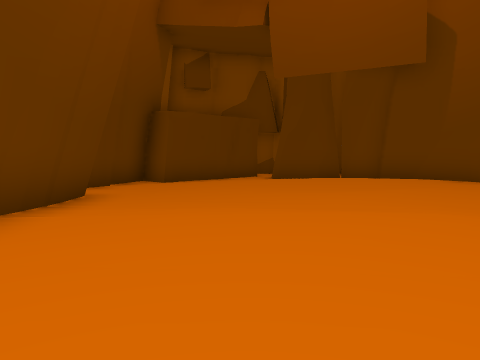
View 1 (above)

12 first-person views from a walk through a scene from a Unity 3-D project. The camera is 1.3 m above the floor, tilts 4° down and sees 70° across. The floor is counted in squares, 2 m on a side. Each view is taken from the middle of a square. On the plan, view 1 faces up. The plan holds only what a view shows up to about 10 squares ahead; the rest is blank. The place goes on beyond the plan. Some animated figures are left out.

View 2
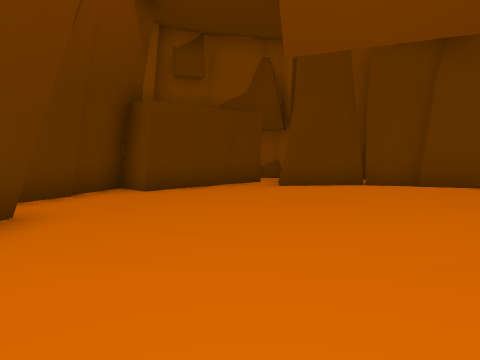

View 3
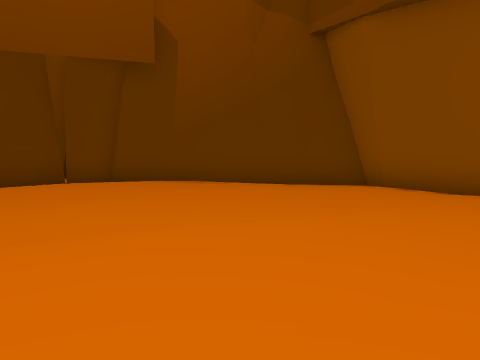

View 4
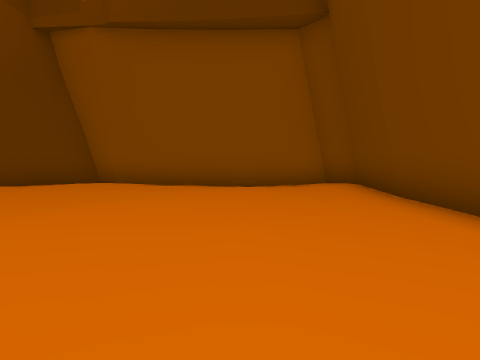

View 5
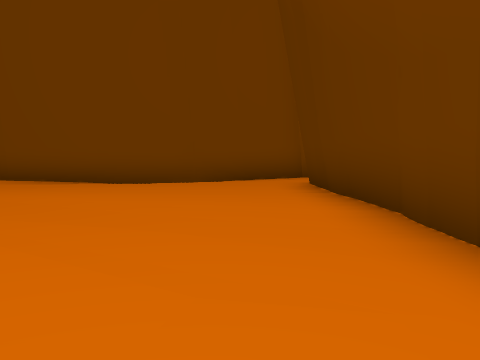

View 6
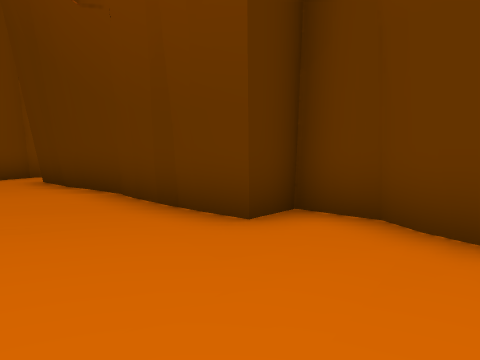

View 7
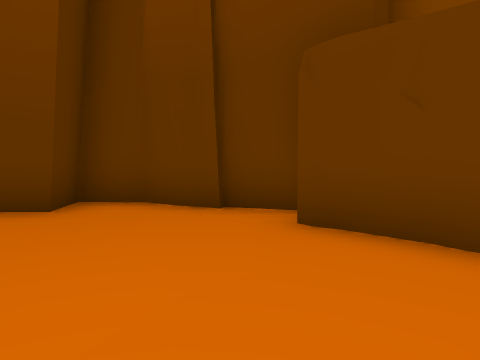

View 8
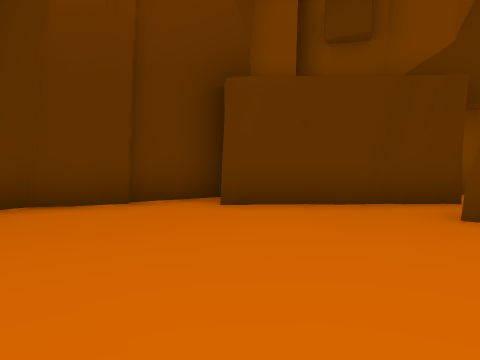

View 9
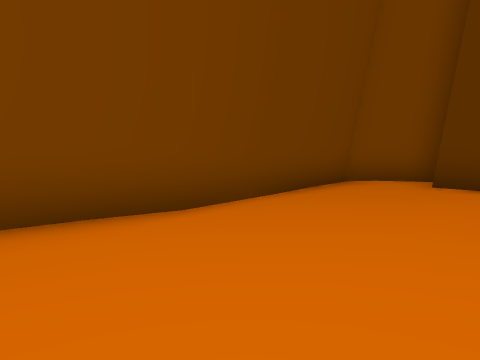

View 10
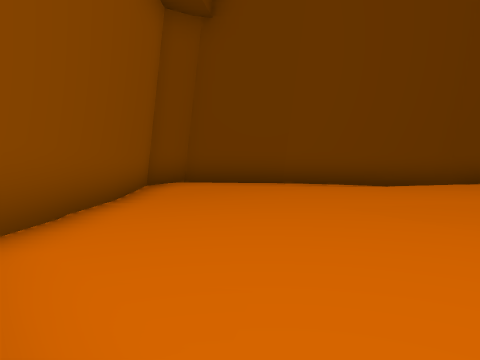

View 11
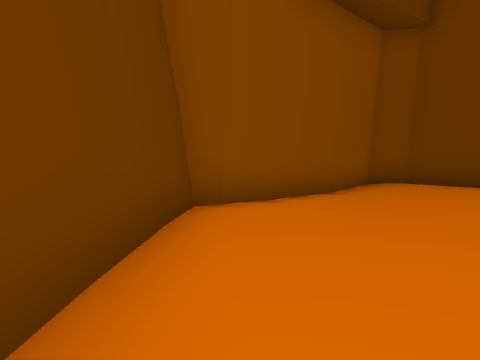

View 12
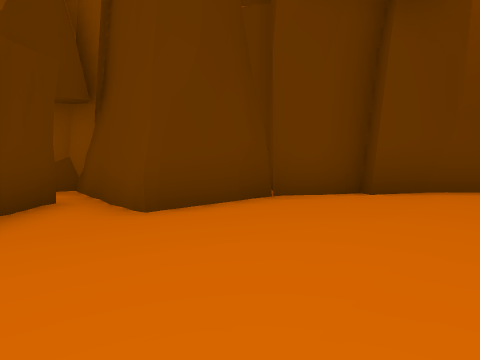

### Floor plan
Key: @ floor where view 1 was taken; # wall or solid block; . main floor; : floor 0.25 m higher than the main floor; - floor 0.25 m lower than the main floor; / step, stairs or slope; R rock.
Columns run from 4 left of view 1 to 9 right of it. Each row starts with its distance up from view 1.
 12    ###
 11  ###-####
 10  ##-....#
  9 R--...::##
  8 #-...::::###
  7 #--....::..#
  6 ##-....:....
  5  #-.........#
  4  #../.......#
  3  #..:::.....##
  2  #....:....--#
  1  #.........--#
  0 ##..@......--#
 -1 #......-....-#
 -2 ####--########
 -3    ####

Where each view was taken, in squares from view 1:
view 1: 0 up, 0 right, facing up
view 2: 2 up, 0 right, facing up
view 3: 1 up, 0 right, facing up-right
view 4: 1 up, 1 left, facing right
view 5: 7 up, 1 left, facing down
view 6: 9 up, 0 right, facing down-left
view 7: 9 up, 2 right, facing left
view 8: 6 up, 2 right, facing up-left
view 9: 2 up, 5 right, facing down-left
view 10: 7 up, 6 right, facing down
view 11: 8 up, 4 right, facing down-right
view 12: 7 up, 1 left, facing up-right
